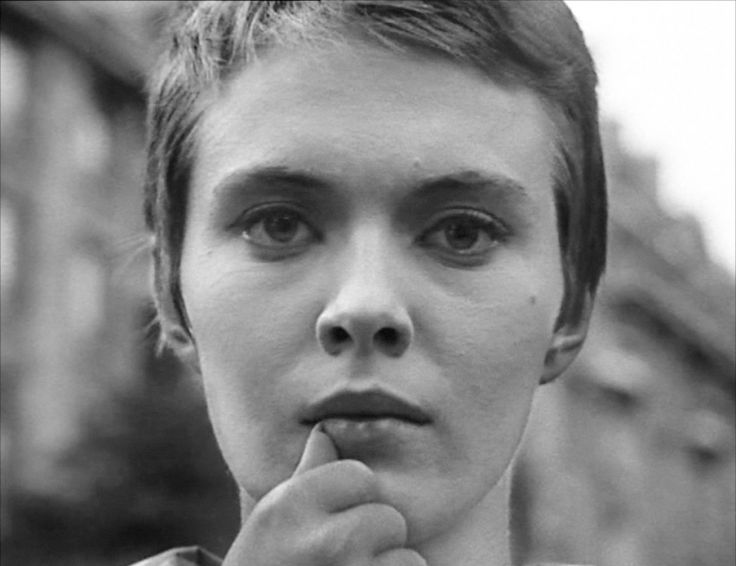
#> input picture research/notebooks/images/img_1.jpg, 736 x 566 px
$ jupyter execute --allow-errors alignment.ipynb
#> lines starting #> are read from the running program, lines starting #| are printed output that depends on the picture
[cell 1]
import cv2
import IPython

[cell 2]
def show_image(image):
    _, ret = cv2.imencode('.jpg', image)
    i = IPython.display.Image(data=ret)
    IPython.display.display(i)

[cell 3]
img = cv2.imread('./images/img_1.jpg')
#> img is the input picture: shape (566, 736, 3); min 4, max 255, mean 132.1
#> (the rest of this cell did not finish here and is left out)

[cell 4]
height, width = img.shape[:2]
#> height = 566; width = 736
height_border = int(0.5 * height)
#> height_border = 283
width_border = int(0.5 * width)
#> width_border = 368
img_border = cv2.copyMakeBorder(
    img,
    height_border,
    height_border,
    width_border,
    width_border,
    cv2.BORDER_CONSTANT,
    value=[0, 0, 0]
)
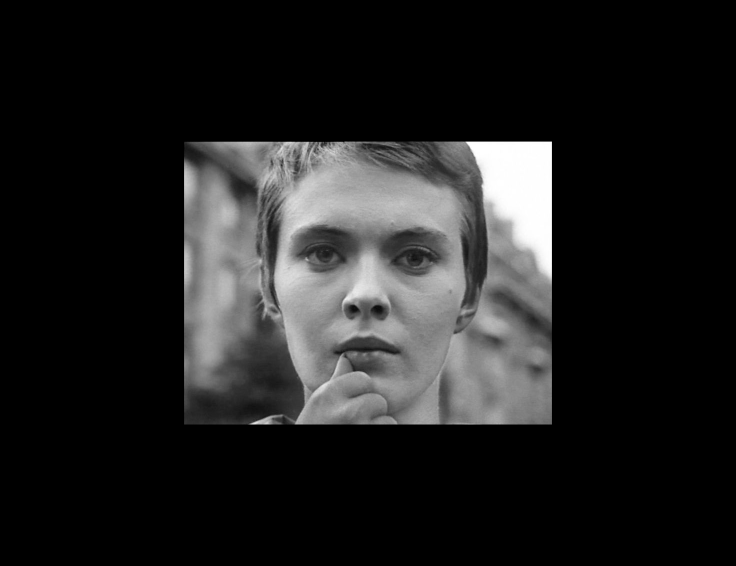
#> img_border: shape (1132, 1472, 3) (shown at 1/2 size); min 0, max 255, mean 33
#> (the rest of this cell did not finish here and is left out)


$ run again, with research/notebooks/images/img_2.jpg copied over research/notebooks/images/img_1.jpg
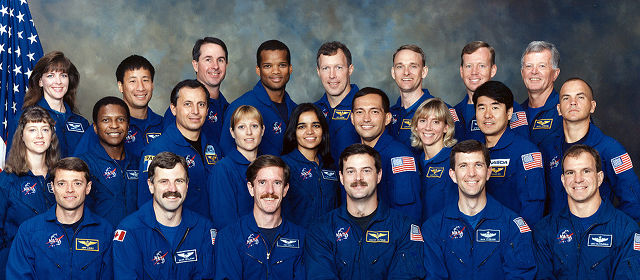
#> input picture research/notebooks/images/img_2.jpg, 640 x 280 px
#> img is the input picture: shape (280, 640, 3); mean B, G, R 102.4, 79.3, 71.3
#> `img_border = cv2.copyMakeBorder( img, height_border, height_border, wi..`:
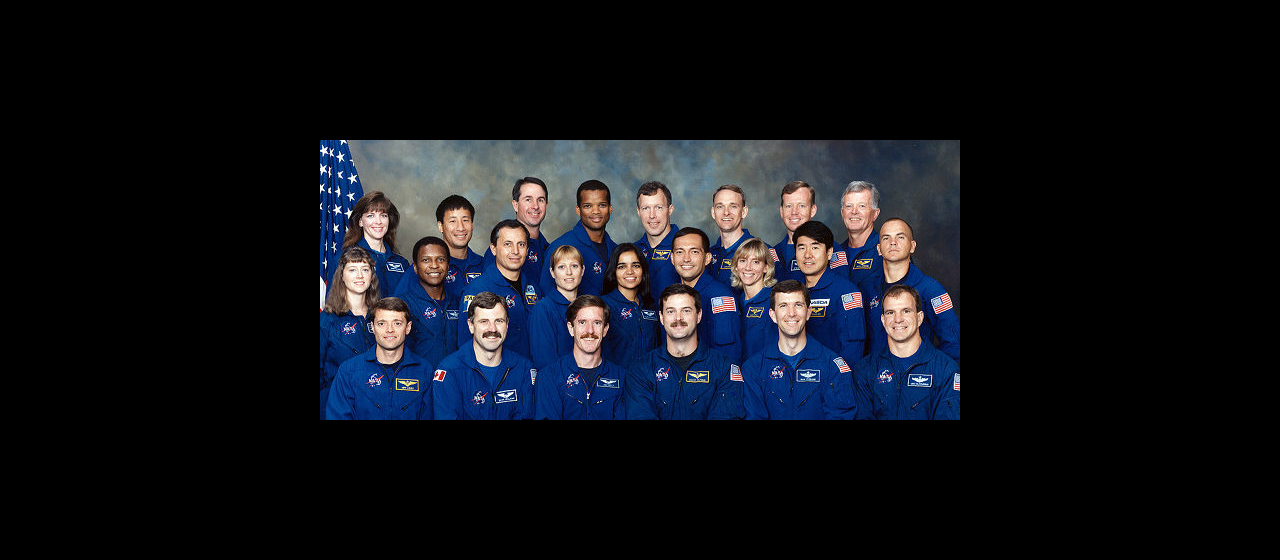
#> img_border: shape (560, 1280, 3); mean B, G, R 25.6, 19.8, 17.8

$ run again, with research/notebooks/images/img_3.jpg copied over research/notebooks/images/img_1.jpg
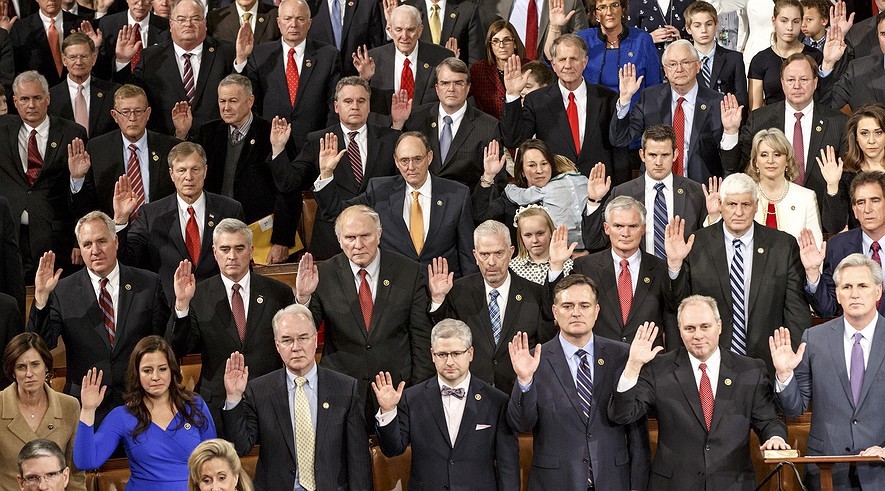
#> input picture research/notebooks/images/img_3.jpg, 885 x 491 px
#> img is the input picture: shape (491, 885, 3); mean B, G, R 74.2, 78.2, 92.5
#> `img_border = cv2.copyMakeBorder( img, height_border, height_border, wi..`:
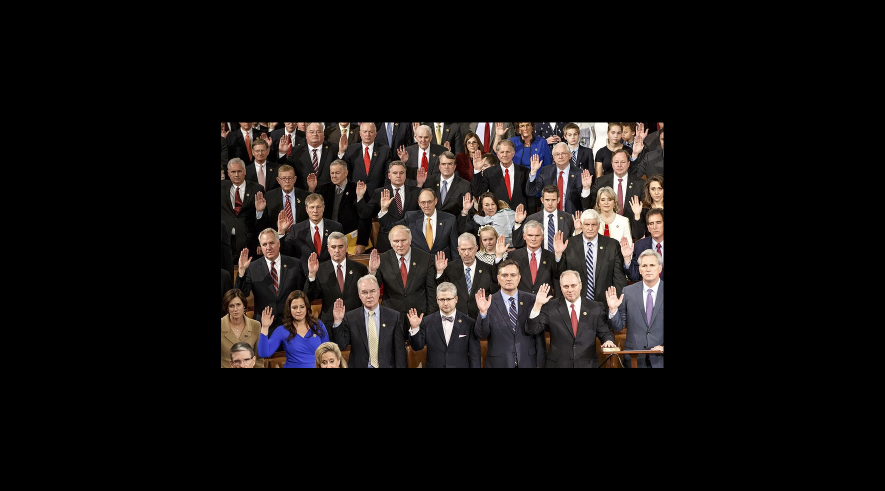
#> img_border: shape (981, 1769, 3) (shown at 1/2 size); mean B, G, R 18.6, 19.6, 23.2

$ run again, with research/notebooks/images/img_4.jpg copied over research/notebooks/images/img_1.jpg
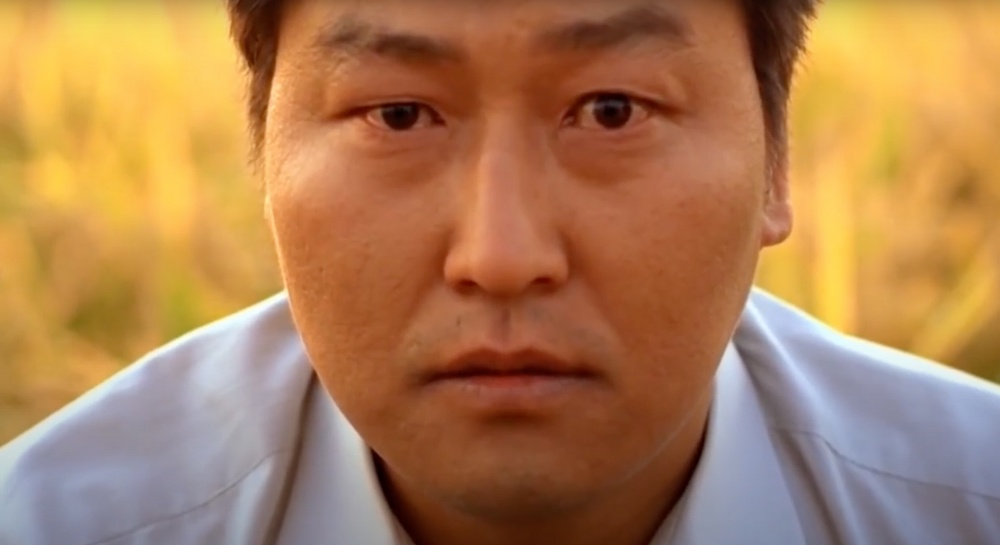
#> input picture research/notebooks/images/img_4.jpg, 1000 x 545 px, shrunk from 1980 x 1080 before the run
#> img is the input picture: shape (545, 1000, 3); mean B, G, R 85.5, 126.8, 173.5
#> `img_border = cv2.copyMakeBorder( img, height_border, height_border, wi..`:
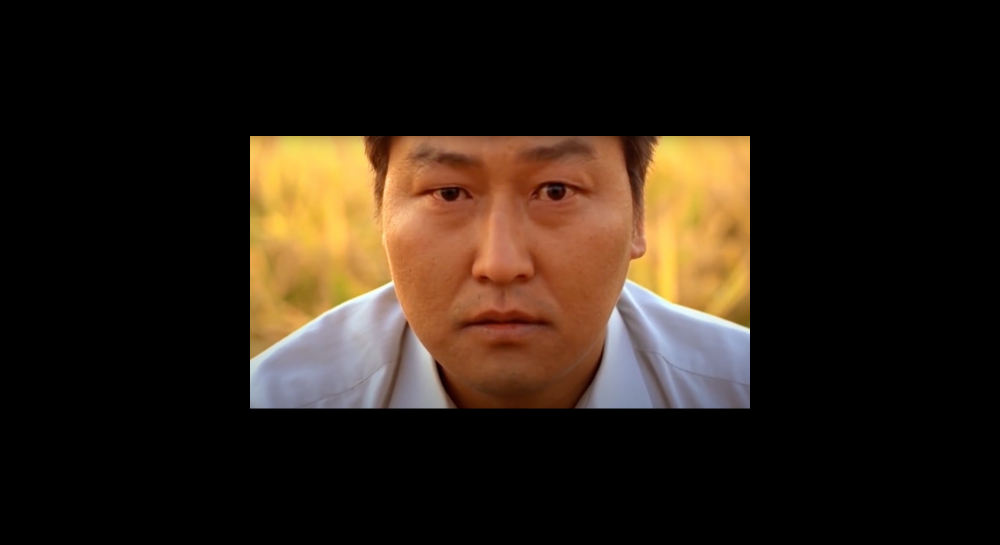
#> img_border: shape (1089, 2000, 3) (shown at 1/2 size); mean B, G, R 21.4, 31.7, 43.4
